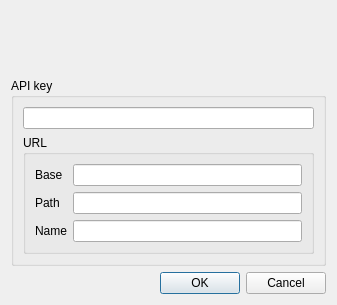
<?xml version="1.0" encoding="UTF-8"?>
<ui version="4.0">
 <class>Dialog</class>
 <widget class="QDialog" name="Dialog">
  <property name="windowModality">
   <enum>Qt::WindowModal</enum>
  </property>
  <property name="geometry">
   <rect>
    <x>0</x>
    <y>0</y>
    <width>337</width>
    <height>305</height>
   </rect>
  </property>
  <property name="windowTitle">
   <string>Dialog</string>
  </property>
  <layout class="QVBoxLayout" name="verticalLayout">
   <item>
    <widget class="QLabel" name="header_pic">
     <property name="text">
      <string/>
     </property>
    </widget>
   </item>
   <item>
    <widget class="QGroupBox" name="key_group">
     <property name="title">
      <string>API key</string>
     </property>
     <layout class="QVBoxLayout" name="verticalLayout_2">
      <item>
       <widget class="QLineEdit" name="key_text"/>
      </item>
      <item>
       <widget class="QGroupBox" name="api_group">
        <property name="title">
         <string>URL</string>
        </property>
        <layout class="QGridLayout" name="gridLayout">
         <item row="2" column="0">
          <widget class="QLabel" name="label_2">
           <property name="text">
            <string>Path</string>
           </property>
          </widget>
         </item>
         <item row="1" column="0">
          <widget class="QLabel" name="label">
           <property name="text">
            <string>Base</string>
           </property>
          </widget>
         </item>
         <item row="2" column="1">
          <widget class="QLineEdit" name="text_path"/>
         </item>
         <item row="1" column="1">
          <widget class="QLineEdit" name="text_base"/>
         </item>
         <item row="3" column="1">
          <widget class="QLineEdit" name="text_name"/>
         </item>
         <item row="3" column="0">
          <widget class="QLabel" name="label_3">
           <property name="text">
            <string>Name</string>
           </property>
          </widget>
         </item>
        </layout>
       </widget>
      </item>
     </layout>
    </widget>
   </item>
   <item>
    <widget class="QDialogButtonBox" name="buttonBox">
     <property name="orientation">
      <enum>Qt::Horizontal</enum>
     </property>
     <property name="standardButtons">
      <set>QDialogButtonBox::Cancel|QDialogButtonBox::Ok</set>
     </property>
    </widget>
   </item>
  </layout>
 </widget>
 <tabstops>
  <tabstop>key_text</tabstop>
  <tabstop>text_base</tabstop>
  <tabstop>text_path</tabstop>
  <tabstop>text_name</tabstop>
 </tabstops>
 <resources/>
 <connections>
  <connection>
   <sender>buttonBox</sender>
   <signal>accepted()</signal>
   <receiver>Dialog</receiver>
   <slot>accept()</slot>
   <hints>
    <hint type="sourcelabel">
     <x>248</x>
     <y>254</y>
    </hint>
    <hint type="destinationlabel">
     <x>157</x>
     <y>274</y>
    </hint>
   </hints>
  </connection>
  <connection>
   <sender>buttonBox</sender>
   <signal>rejected()</signal>
   <receiver>Dialog</receiver>
   <slot>reject()</slot>
   <hints>
    <hint type="sourcelabel">
     <x>316</x>
     <y>260</y>
    </hint>
    <hint type="destinationlabel">
     <x>286</x>
     <y>274</y>
    </hint>
   </hints>
  </connection>
 </connections>
</ui>
